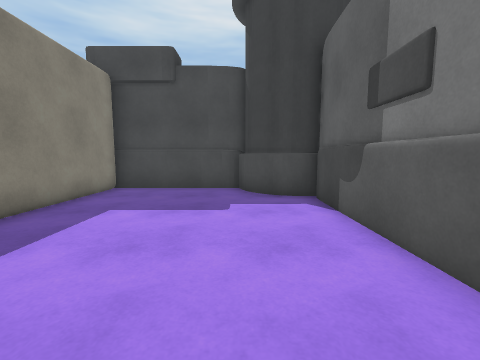
View 1 (above)

23 first-person views from a walk through a Unity game level. The camera is 1.2 m above the floor, tilts 6° down and sees 90° across. The floor is counted in squares, 1 m on a side. Each view is taken from the middle of a square. On the plan, view 1 faces up. The plan holds only what a view shows up to about 12 squares ahead; the rest is blank. The place goes on beyond the plan. The player character is not drawn. Some animated figures are not drawn.

View 2
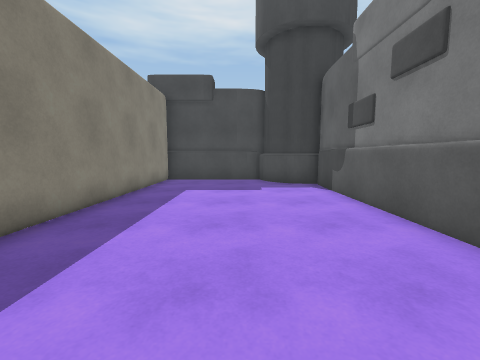

View 3
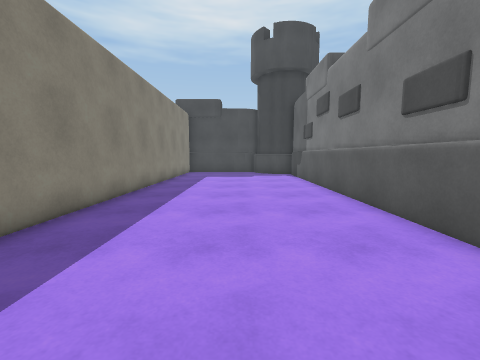

View 4
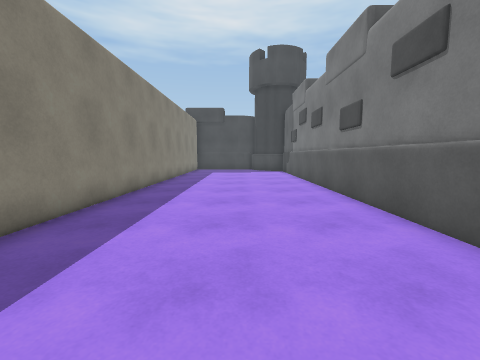

View 5
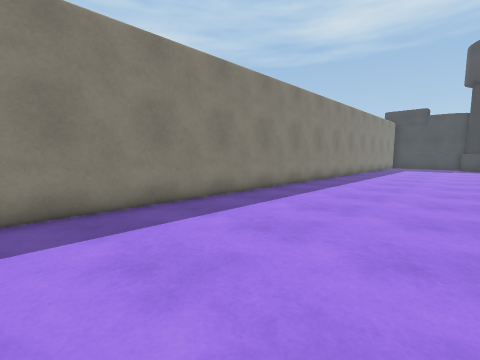

View 6
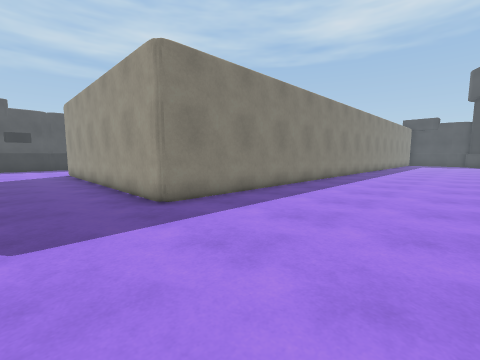

View 7
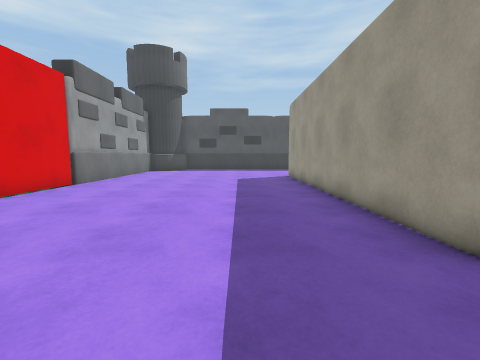

View 8
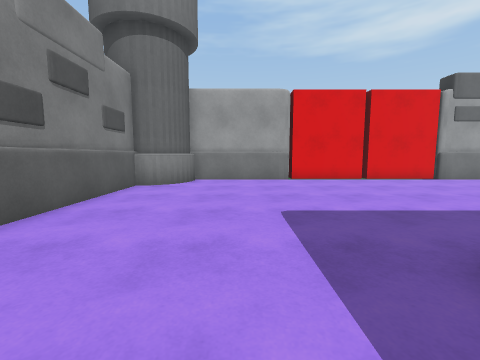

View 9
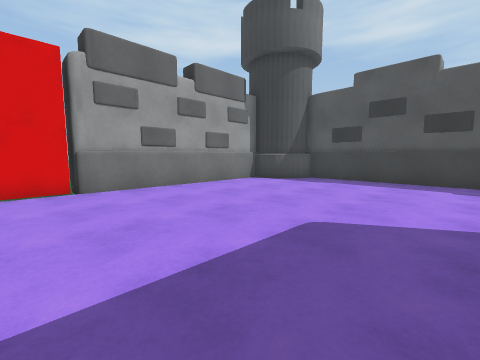

View 10
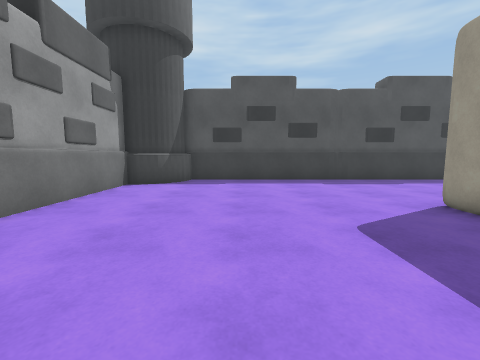

View 11
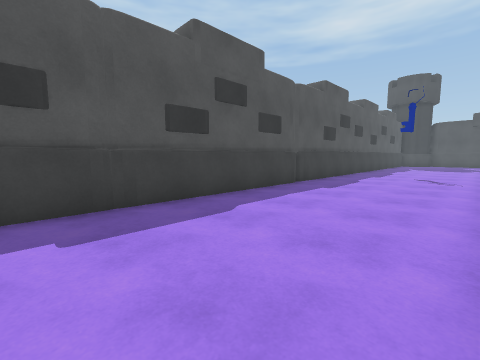

View 12
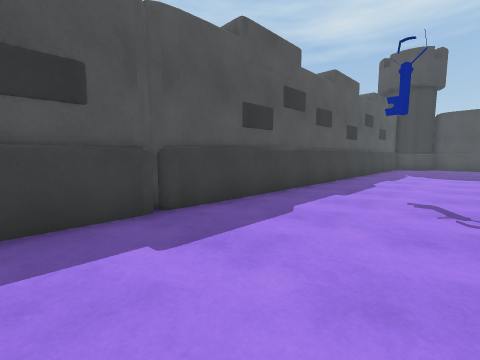

View 13
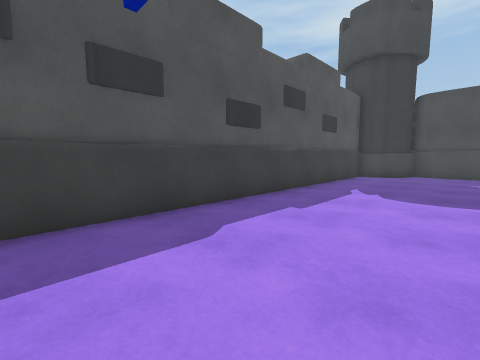

View 14
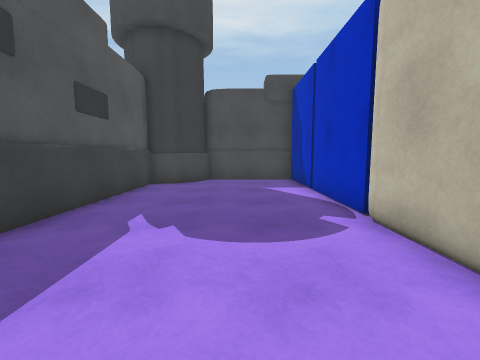

View 15
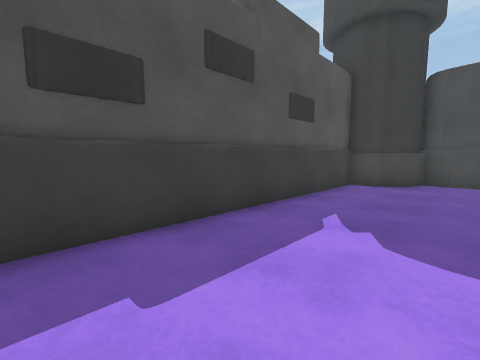

View 16
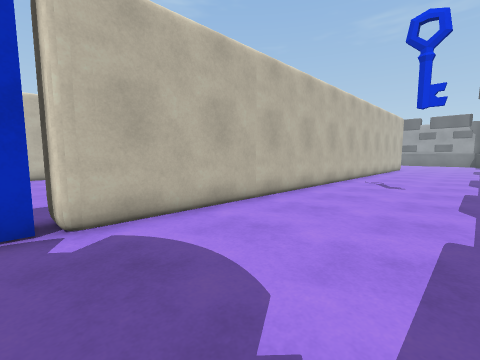

View 17
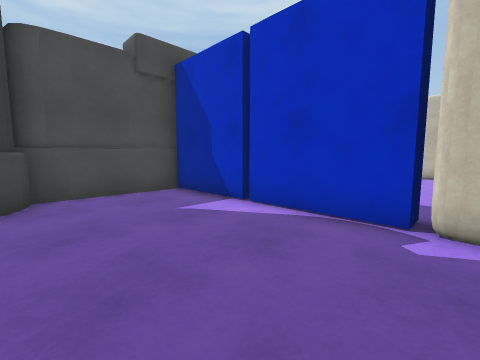

View 18
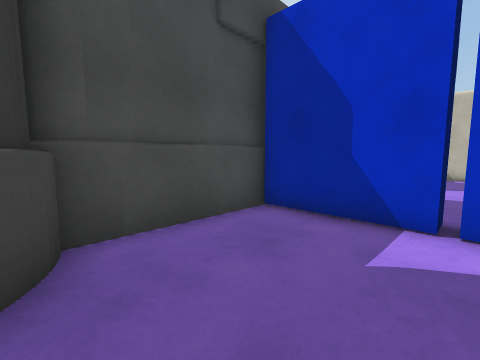

View 19
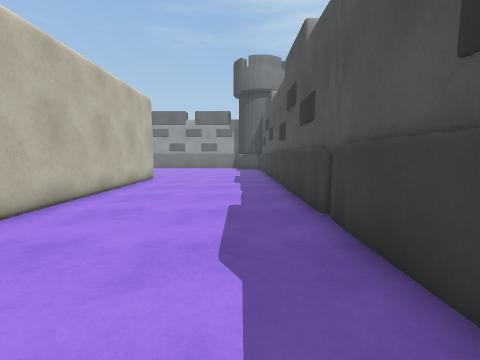

View 20
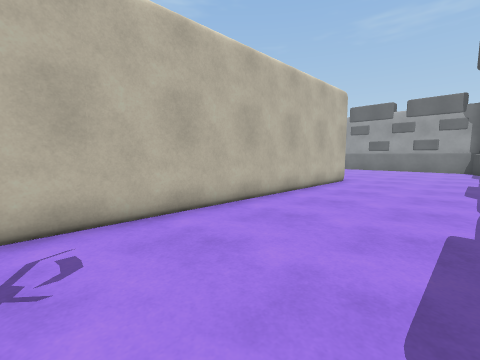

View 21
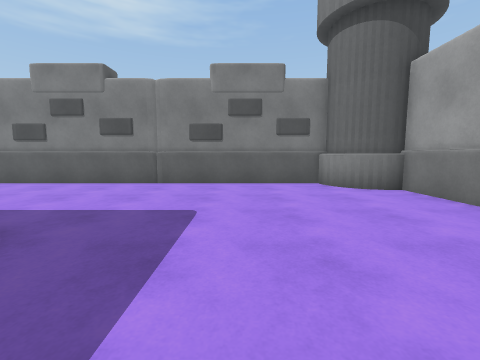

View 22
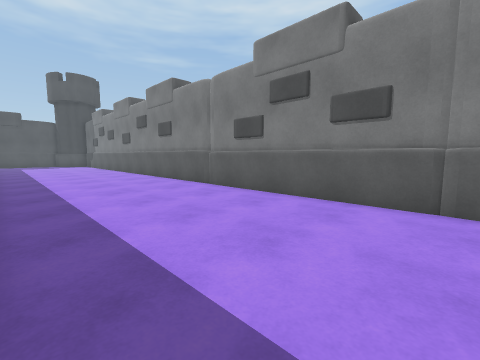

View 23
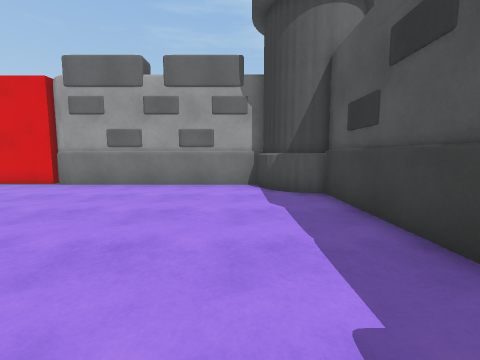

### Floor plan
Points are (right, up) in squares from view 1. A wall is a line through its corners. A room is listed if a view was taken in it or the views show most of it. See-through windows are left out.
Room 1 (views 1, 2, 3, 4, 5, 6, 7, 8, 9, 10, 11, 12, 13, 14, 15, 16, 17, 18, 19, 20, 21, 22, 23)
walls: (2.3, -13.1) (2.3, -12.4); (2.1, -8) (2.1, 6.5); (2.1, -27.5) (2.1, -10); (-8, -29.6) (0.5, -29.6); (-21.7, -12.4) (-21.9, -12.9); (-21.7, -12.1) (-21.8, -12.8); (-15.7, 1.7) (-15.7, 8.8); (-14.8, 5.4) (-15.6, 5.4); (-0.1, 8.7) (-4.5, 8.7) (-4.5, -20.3) (-15.7, -20.3) (-15.7, 1.5) (-14.8, 1.5); (0.1, 8.9) (-0.4, 8.9); (0.2, 8.9) (-0.2, 8.8); (-20, -29.6) (-8.2, -29.6); (-15.1, 8.7) (-19.5, 8.7); (-19, 8.9) (-19.5, 8.9); (-21.7, 7.1) (-21.7, -27.5); (-21.8, 7.1) (-21.8, 6.6)
ways out: gap at (-15, 2); gap at (-15, 5); gap at (-8, -30)
objects: tower (0, -29) to (4, -28)

Positions as (right, up) in squares from view 1, and headings:
1: (0, 0), facing up
2: (-1, -3), facing up
3: (-1, -8), facing up
4: (-1, -11), facing up
5: (1, -16), facing up-left
6: (1, -23), facing up-left
7: (-2, -23), facing left
8: (-2, -18), facing down
9: (-10, -21), facing down-left
10: (-10, -25), facing left
11: (-16, -22), facing up-left
12: (-17, -15), facing up-left
13: (-17, -7), facing up-left
14: (-18, -3), facing up
15: (-18, -3), facing up-left
16: (-20, 2), facing down-right
17: (-20, 1), facing up-right
18: (-20, 5), facing up-right
19: (-20, -8), facing down
20: (-20, -9), facing down-right
21: (-8, -24), facing right
22: (-4, -21), facing up-right
23: (-19, -20), facing down
